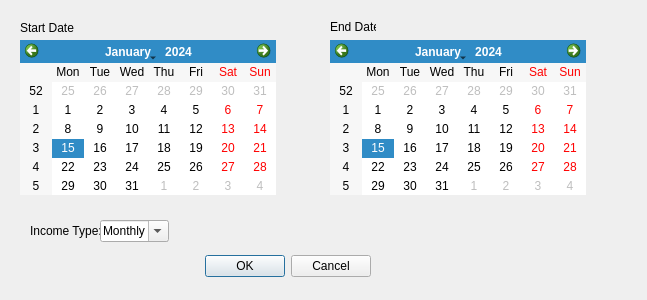
<?xml version="1.0" encoding="UTF-8"?>
<ui version="4.0">
 <class>ViewDialog</class>
 <widget class="QDialog" name="ViewDialog">
  <property name="geometry">
   <rect>
    <x>0</x>
    <y>0</y>
    <width>647</width>
    <height>300</height>
   </rect>
  </property>
  <property name="windowTitle">
   <string>Dialog</string>
  </property>
  <widget class="QDialogButtonBox" name="buttonBox">
   <property name="geometry">
    <rect>
     <x>30</x>
     <y>250</y>
     <width>341</width>
     <height>32</height>
    </rect>
   </property>
   <property name="orientation">
    <enum>Qt::Horizontal</enum>
   </property>
   <property name="standardButtons">
    <set>QDialogButtonBox::Cancel|QDialogButtonBox::Ok</set>
   </property>
  </widget>
  <widget class="QCalendarWidget" name="calendarWidget">
   <property name="geometry">
    <rect>
     <x>20</x>
     <y>40</y>
     <width>256</width>
     <height>155</height>
    </rect>
   </property>
  </widget>
  <widget class="QCalendarWidget" name="calendarWidget_2">
   <property name="geometry">
    <rect>
     <x>330</x>
     <y>40</y>
     <width>256</width>
     <height>155</height>
    </rect>
   </property>
  </widget>
  <widget class="QLabel" name="label">
   <property name="geometry">
    <rect>
     <x>20</x>
     <y>20</y>
     <width>81</width>
     <height>16</height>
    </rect>
   </property>
   <property name="text">
    <string>Start Date</string>
   </property>
  </widget>
  <widget class="QLabel" name="label_2">
   <property name="geometry">
    <rect>
     <x>330</x>
     <y>20</y>
     <width>46</width>
     <height>13</height>
    </rect>
   </property>
   <property name="text">
    <string>End Date</string>
   </property>
  </widget>
  <widget class="QLabel" name="label_incomeType">
   <property name="geometry">
    <rect>
     <x>30</x>
     <y>220</y>
     <width>71</width>
     <height>21</height>
    </rect>
   </property>
   <property name="text">
    <string>Income Type:</string>
   </property>
  </widget>
  <widget class="QComboBox" name="comboBox">
   <property name="geometry">
    <rect>
     <x>100</x>
     <y>220</y>
     <width>69</width>
     <height>22</height>
    </rect>
   </property>
   <property name="editable">
    <bool>true</bool>
   </property>
   <item>
    <property name="text">
     <string>Monthly</string>
    </property>
   </item>
   <item>
    <property name="text">
     <string>Yearly</string>
    </property>
   </item>
   <item>
    <property name="text">
     <string>Bonus</string>
    </property>
   </item>
  </widget>
 </widget>
 <resources/>
 <connections>
  <connection>
   <sender>buttonBox</sender>
   <signal>accepted()</signal>
   <receiver>ViewDialog</receiver>
   <slot>accept()</slot>
   <hints>
    <hint type="sourcelabel">
     <x>248</x>
     <y>254</y>
    </hint>
    <hint type="destinationlabel">
     <x>157</x>
     <y>274</y>
    </hint>
   </hints>
  </connection>
  <connection>
   <sender>buttonBox</sender>
   <signal>rejected()</signal>
   <receiver>ViewDialog</receiver>
   <slot>reject()</slot>
   <hints>
    <hint type="sourcelabel">
     <x>316</x>
     <y>260</y>
    </hint>
    <hint type="destinationlabel">
     <x>286</x>
     <y>274</y>
    </hint>
   </hints>
  </connection>
 </connections>
</ui>
